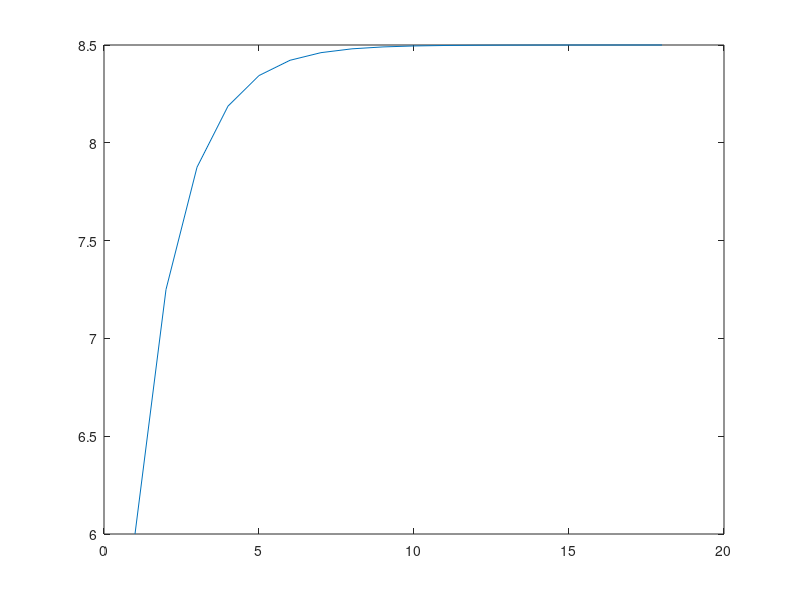
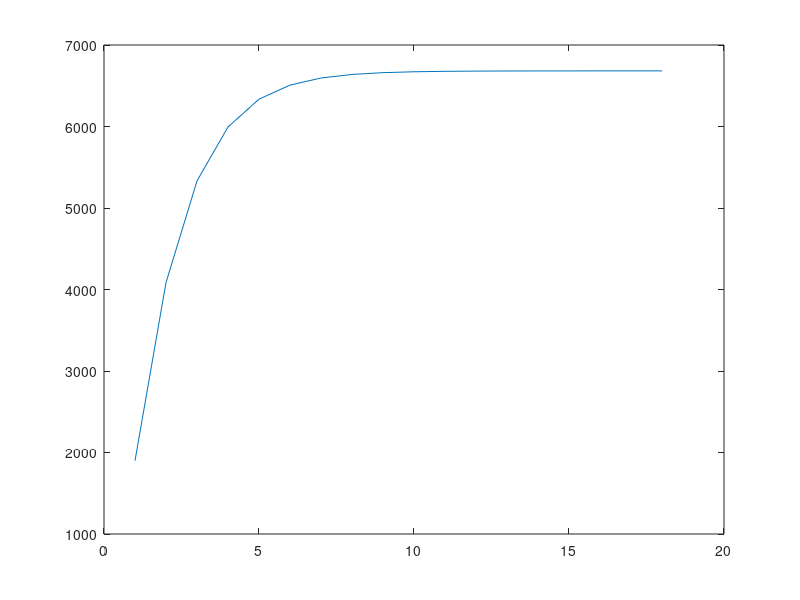

The MATLAB script that drew these images, in order: (Note: this script raises an error after producing the figures.)
clear
clc

a=[500 400 200];                  % a,b,g are constants of cost function
b=[5.3 5.5 5.8];
g=[0.004 0.006 0.009];            %Pd=Power Demand,E=Tolerance
Pd=800; E=10^(-2)  ; L=6;        %L(lamda)=Incremental Cost
dP=5; n=0;                        %n=no of iterations

while (abs(dP)>E)
n=n+1; C=0;
for i=1:length(a)
    P(i)=(L-b(i))/(2*g(i));
    C=C+a(i)+b(i)*P(i)+g(i)*P(i)^2;
end

P1(n,1)=P(1);P2(n,1)=P(2);P3(n,1)=P(3);
Cost(n,1)=C;
IC(n,1)=L;
Iteration(n,1)=n;
dP=sum(P)-Pd;
dL=dP/sum(1./(2.*g));
L=L-dL/2;

end

figure(1);plot(IC)
figure(2);plot(Cost)

T=table(Iteration,IC,Cost,P1,P2,P3)
